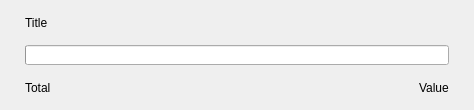
<?xml version="1.0" encoding="UTF-8"?>
<ui version="4.0">
 <class>LineBar</class>
 <widget class="QWidget" name="LineBar">
  <property name="geometry">
   <rect>
    <x>0</x>
    <y>0</y>
    <width>474</width>
    <height>110</height>
   </rect>
  </property>
  <property name="windowTitle">
   <string notr="true"/>
  </property>
  <layout class="QVBoxLayout" name="verticalLayout_2">
   <property name="spacing">
    <number>0</number>
   </property>
   <property name="leftMargin">
    <number>0</number>
   </property>
   <property name="topMargin">
    <number>0</number>
   </property>
   <property name="rightMargin">
    <number>0</number>
   </property>
   <property name="bottomMargin">
    <number>0</number>
   </property>
   <item>
    <widget class="QWidget" name="lineChartWidget" native="true">
     <layout class="QGridLayout" name="gridLayout_2">
      <property name="leftMargin">
       <number>25</number>
      </property>
      <property name="topMargin">
       <number>0</number>
      </property>
      <property name="rightMargin">
       <number>25</number>
      </property>
      <property name="bottomMargin">
       <number>0</number>
      </property>
      <property name="spacing">
       <number>0</number>
      </property>
      <item row="6" column="0" alignment="Qt::AlignLeft">
       <widget class="QLabel" name="lineChartTotal">
        <property name="text">
         <string notr="true">Total</string>
        </property>
       </widget>
      </item>
      <item row="7" column="0" colspan="2">
       <spacer name="verticalSpacer_4">
        <property name="orientation">
         <enum>Qt::Vertical</enum>
        </property>
        <property name="sizeType">
         <enum>QSizePolicy::Expanding</enum>
        </property>
        <property name="sizeHint" stdset="0">
         <size>
          <width>1</width>
          <height>15</height>
         </size>
        </property>
       </spacer>
      </item>
      <item row="1" column="0" colspan="2">
       <spacer name="verticalSpacer_3">
        <property name="orientation">
         <enum>Qt::Vertical</enum>
        </property>
        <property name="sizeType">
         <enum>QSizePolicy::Expanding</enum>
        </property>
        <property name="sizeHint" stdset="0">
         <size>
          <width>1</width>
          <height>15</height>
         </size>
        </property>
       </spacer>
      </item>
      <item row="4" column="0" colspan="2">
       <widget class="QProgressBar" name="lineChartProgress">
        <property name="minimumSize">
         <size>
          <width>0</width>
          <height>20</height>
         </size>
        </property>
        <property name="maximumSize">
         <size>
          <width>16777215</width>
          <height>20</height>
         </size>
        </property>
        <property name="styleSheet">
         <string notr="true"/>
        </property>
        <property name="value">
         <number>0</number>
        </property>
        <property name="textVisible">
         <bool>false</bool>
        </property>
       </widget>
      </item>
      <item row="3" column="0" colspan="2">
       <spacer name="verticalSpacer">
        <property name="orientation">
         <enum>Qt::Vertical</enum>
        </property>
        <property name="sizeType">
         <enum>QSizePolicy::Expanding</enum>
        </property>
        <property name="sizeHint" stdset="0">
         <size>
          <width>1</width>
          <height>15</height>
         </size>
        </property>
       </spacer>
      </item>
      <item row="2" column="0" colspan="2">
       <widget class="QLabel" name="lineChartTitle">
        <property name="text">
         <string notr="true">Title</string>
        </property>
       </widget>
      </item>
      <item row="5" column="0" colspan="2">
       <spacer name="verticalSpacer_2">
        <property name="orientation">
         <enum>Qt::Vertical</enum>
        </property>
        <property name="sizeType">
         <enum>QSizePolicy::Expanding</enum>
        </property>
        <property name="sizeHint" stdset="0">
         <size>
          <width>1</width>
          <height>15</height>
         </size>
        </property>
       </spacer>
      </item>
      <item row="6" column="1" alignment="Qt::AlignRight">
       <widget class="QLabel" name="lineChartValue">
        <property name="text">
         <string notr="true">Value</string>
        </property>
       </widget>
      </item>
     </layout>
    </widget>
   </item>
  </layout>
 </widget>
 <resources/>
 <connections/>
</ui>
